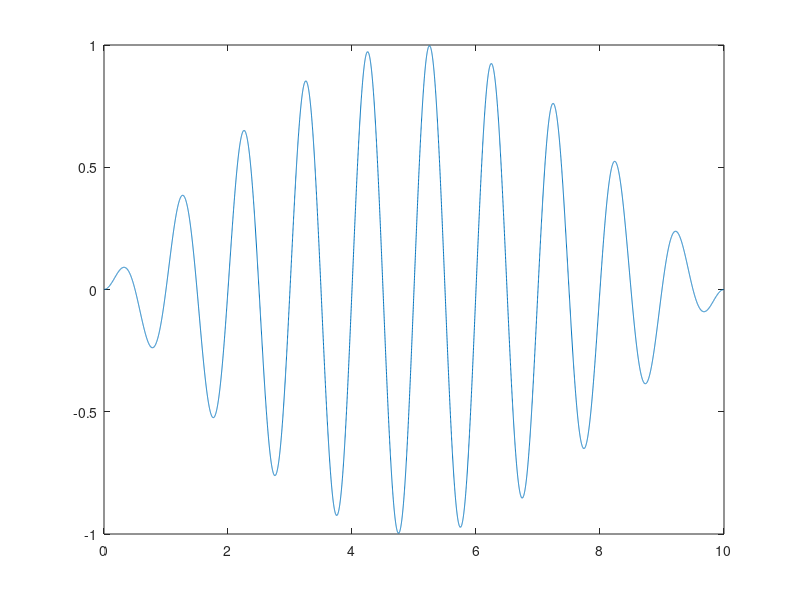

MATLAB code for this plot:
% stim = [ones(1,500)*0   (1:400)/400*0.1+0 ...
%         ones(1,500)*0.1 (1:400)/400*0.1+0.1 ...
%         ones(1,500)*0.2 (1:400)/400*0.1+0.2 ...
%         ones(1,500)*0.3 (1:400)/400*0.1+0.3 ...
%         ones(1,500)*0.4 (1:400)/400*0.1+0.4 ...
%         ones(1,500)*0.5 (1:400)/400*-0.1+0.5 ...
%         ones(1,500)*0.4 (1:400)/400*-0.1+0.4 ...
%         ones(1,500)*0.3 (1:400)/400*-0.1+0.3 ...
%         ones(1,500)*0.2 (1:400)/400*-0.1+0.2 ...
%         ones(1,500)*0.1 (1:400)/400*-0.1+0.1 ...
%         ones(1,500)*0];
%     
% t=(1:length(stim))/1000;

t=0.001:0.001:10;

fmod=0.05; A=sin(2*pi*fmod*t); 
phi=0; 

f=1; om=2*pi*f;

stim = A .* sin(om*t + phi);

plot(t,stim)

return
%% WW1
sr=1000;
t=0.001:0.001:10;
phi=0; 

A1=2; f1=1;   om1=2*pi*f1;
A2=2; f2=1.3; om2=2*pi*f2;

stim = A1 .* sin(om1*t + phi) + A2 .* sin(om2*t + phi);

figure
plot(t,stim)

%% WW2
sr=1000;
t=0.001:0.001:10;
phi=0; 

A1=3; f1=1;   om1=2*pi*f1;
A2=2.5; f2=1.5; om2=2*pi*f2;

stim = A1 .* sin(om1*t + phi) + A2 .* sin(om2*t + phi);

plot(t,stim)

%% WW3
sr=1000;
t=0.001:0.001:8;
dt = 0;

A1=2; f1=1/1;   om1=2*pi*f1;
A2=2; f2=1/0.8; om2=2*pi*f2;

stim = A1 .* sin(om1*(t+dt)) + A2 .* sin(om2*(t+dt));
stim = [zeros(1,1000) stim zeros(1,1000)];
t=0.001:0.001:10;

plot(t,stim)

%% Pseudo1

[x,xi]=pseudogen3(3,[0 1 -1],[1 0 1],200);

stim = xi/(max(xi)-min(xi))*6;
t=(1:length(stim))/sr;

plot(t,stim)